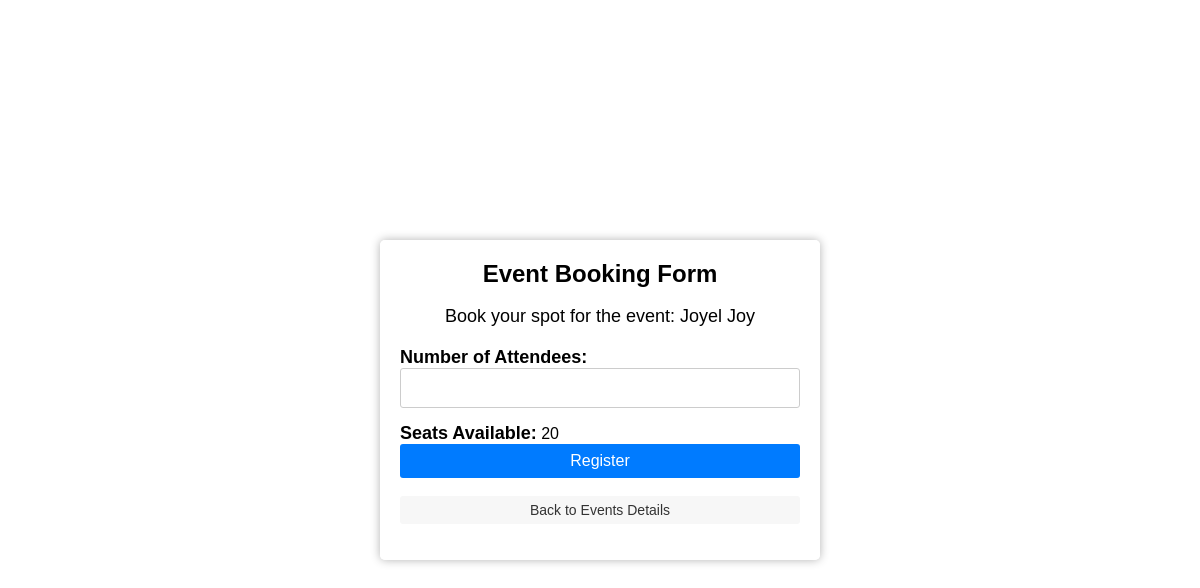
/book_event/w1/ (signed in), run on an earlier commit of the app's database.
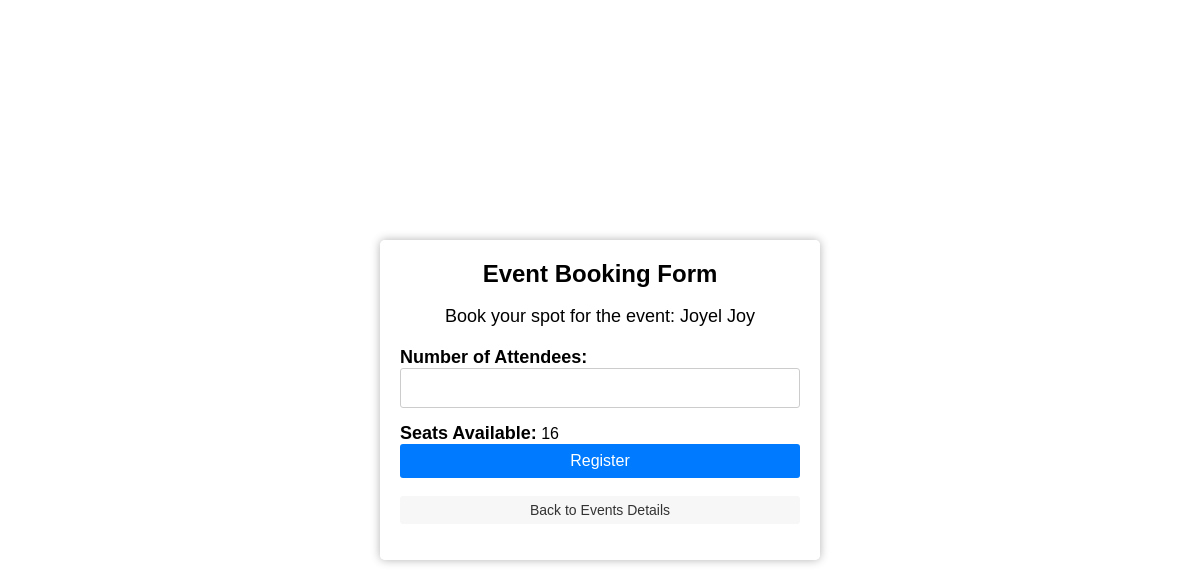
And on a later commit of the database.
### app32/models.py (models this page shows, shortened)
class Event(models.Model):
    user = models.ForeignKey(User, on_delete=models.CASCADE, default=None)
    name = models.CharField(max_length=200)
    description = models.TextField()
    date = models.DateField()
    time = models.TimeField()
    location = models.CharField(max_length=200)
    max_participants = models.IntegerField(default=0)
    image = models.ImageField(upload_to='event_images/', null=True, blank=True)
    event_id = models.CharField(max_length=20, primary_key=True, default=None)
    category = models.CharField(max_length=50, default=None, choices=[
        ('category1', 'Environmental Cleanup Campaign'),
        ('category2', 'Waste Management Seminar'),
        ('category3', 'Expo'),
        ('category4', 'Composting Workshop'),
        ('category5', 'Environmental Hackathon'),
    ])

### app32/views.py (the view, shortened to what this page needs)
# urls.py: path('book_event/<str:event_id>/', views.event_booking, name='event_booking'),
@never_cache
@login_required(login_url='loginn')
def event_booking(request, event_id=None):
    event = None
    if event_id:
        event = get_object_or_404(Event, event_id=event_id)
    return render(request, 'event/bookingeventform.html', {'event': event})

### templates/event/bookingeventform.html (shortened to what this page needs)
<div class="container">
    <h1 class="mt-5">Event Booking Form</h1>
    {% if event %}
        <p class="mb-4">Book your spot for the event: {{ event.name }}</p>
    {% else %}
        <p class="alert alert-warning">No events available for booking at the moment.</p>
    {% endif %}
    <form method="post" class="mt-4" id="booking-form" onsubmit="return validateForm()">
        <div class="mb-4">
            <label for="attendees" class="form-label">Number of Attendees:</label>
            <input type="text" id="attendees" name="attendees" class="form-control">
        </div>
        <div class="mb-4">
            <label for="available-seats" class="form-label">Seats Available:</label>
            <span id="available-seats">{{ event.max_participants }}</span>
        </div>
<button type="submit" name="submit" class="btn btn-primary btn-register">Register</button><br>
<a href="{% url 'show_events' %}" class="btn btn-secondary btn-back">Back to Events Details</a>
    </form>
</div>

What changed in the data, as far as the page shows it:
changed Event "Joyel Joy": max_participants "20" → "16"
